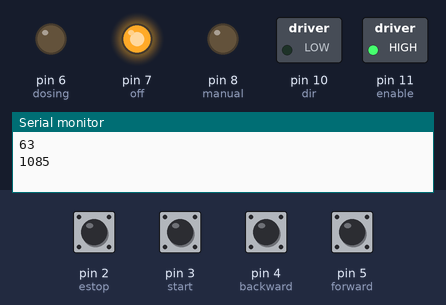
A sketch run on a simulated Arduino Uno, built with avr-gcc and run on an emulated ATmega328P. Parts: switched loads named in the sketch (green lamp = pin HIGH), output pins drawn as LEDs (lit = HIGH), the last lines printed to the serial monitor. Inputs (shaded band) come from the test bench; at power-on: pin 2 (estop), pin 3 (start), pin 4 (backward), pin 5 (forward) HIGH. Pins used as bus, display or sensor lines are not drawn.

Above: at 2.2 s.
2.3 s: pin 3 (start) pulled LOW for 0.15 s
At 2.8 s:
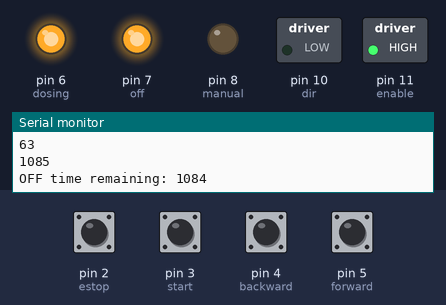
3.9 s: pin 2 (estop) pulled LOW for 1 s
At 5.5 s:
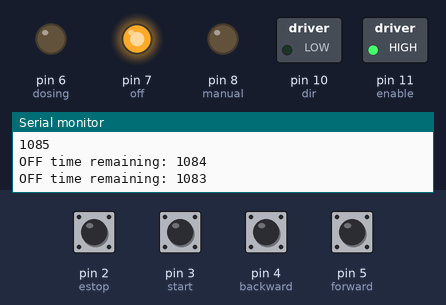
6.4 s: pin 4 (backward) pulled LOW for 0.15 s
At 7.1 s:
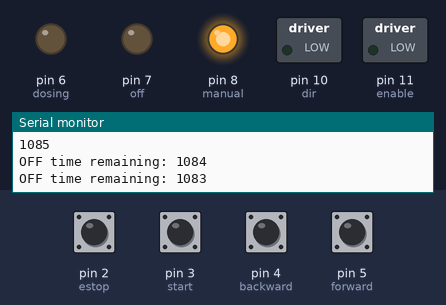
8.0 s: pin 5 (forward) pulled LOW for 0.15 s
At 9.2 s:
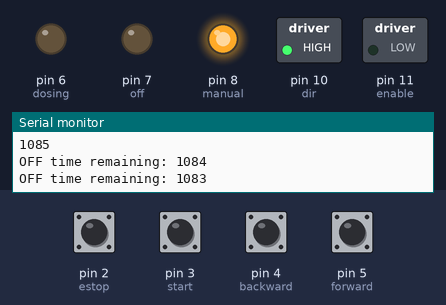
9.6 s: pin 2 (estop) pulled LOW for 0.15 s
At 10.6 s:
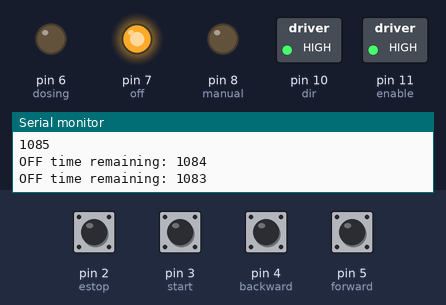
11.2 s: pin 3 (start) pulled LOW for 1 s
At 11.9 s:
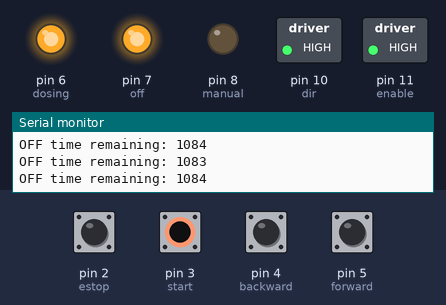
Timing chart, 0 to 14.2 s (numbered marks = the images above; inputs shaded):
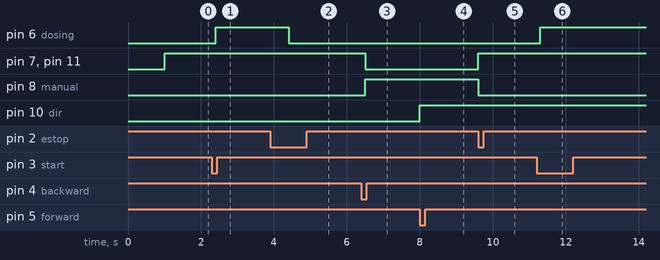

Measured:
- after the input at 2.3 s, pin 6 (dosing): LOW → HIGH after 0.10 s
- after the input at 3.9 s, pin 6 (dosing): HIGH → LOW after 0.50 s
- after the input at 6.4 s, pin 7 (off), pin 11 (enable): HIGH → LOW after 0.10 s; pin 8 (manual): LOW → HIGH after 0.10 s
- after the input at 8.0 s, pin 10 (dir): LOW → HIGH at once
- after the input at 9.6 s, pin 7 (off), pin 11 (enable): LOW → HIGH at once; pin 8 (manual): HIGH → LOW at once
- after the input at 11.2 s, pin 6 (dosing): LOW → HIGH after 0.10 s

The sketch:

Doser.ino
```cpp
// USER-----
int Total_Print_Volume = 427;  // mililiters
long Total_Print_Time = 34440; // seconds
int Number_Of_Doses = 30;      // times pump is turned on
float Dose_Flow_Rate = .225;   // ml/s
bool default_dir = true;       // flip what direction "forward" is
//----------

float dose_volume = (float)Total_Print_Volume / Number_Of_Doses;
long dose_time = round(dose_volume / Dose_Flow_Rate);
long off_time =
    round(((float)Total_Print_Time - ((float)Number_Of_Doses * dose_time)) /
          Number_Of_Doses);

long timer = 0;
long pulse = 0;
int doses_count = 0;

byte state = 0; // 0 = off, 1 = manual, 2 = dosing off time, 3 = dosing

byte start = 3;    // pin for start button
byte estop = 2;    // pin for estop button
byte forward = 5;  // pin for forward button
byte backward = 4; // pin for backward button
byte manual = 8;   // pin for manual light
byte dosing = 6;   // pin for dosing light
byte off = 7;      // pin for off light
byte mstep = 9;    // pin for mstep motor
byte dir = 10;     // pin for direction motor
byte enable = 11;  // pin for enable motor

void setup() {
  pinMode(start, INPUT_PULLUP);
  pinMode(estop, INPUT_PULLUP);
  pinMode(forward, INPUT_PULLUP);
  pinMode(backward, INPUT_PULLUP);
  pinMode(manual, OUTPUT);
  pinMode(dosing, OUTPUT);
  pinMode(off, OUTPUT);
  pinMode(mstep, OUTPUT);
  pinMode(dir, OUTPUT);
  pinMode(enable, OUTPUT);
  Serial.begin(9600);
  delay(1000);
  Serial.println(dose_time);
  Serial.println(off_time);
}

void loop() {
  if (state == 0) { // off
    digitalWrite(manual, LOW);
    digitalWrite(dosing, LOW);
    digitalWrite(off, HIGH);
    digitalWrite(enable, HIGH);
    if (!digitalRead(start)) {
      state = 2;
      timer = 0;
      doses_count = 0;
    }
    if (!digitalRead(forward)) {
      state = 1;
    }
    if (!digitalRead(backward)) {
      state = 1;
    }
    delay(100);
  } else if (state == 1) { // manual
    digitalWrite(manual, HIGH);
    digitalWrite(dosing, LOW);
    digitalWrite(off, LOW);
    digitalWrite(enable, LOW);
    if (!digitalRead(estop)) {
      state = 0;
      return;
    }
    if (!digitalRead(forward)) {
      digitalWrite(dir, default_dir);
      do {
        digitalWrite(mstep, HIGH);
        delay(1);
        digitalWrite(mstep, LOW);
        delay(1);
      } while (!digitalRead(forward));
    }
    if (!digitalRead(backward)) {
      digitalWrite(dir, !default_dir);
      do {
        digitalWrite(mstep, HIGH);
        delay(1);
        digitalWrite(mstep, LOW);
        delay(1);
      } while (!digitalRead(backward));
    }
  }

  else if (state == 2) { // dosing off time
    digitalWrite(manual, LOW);
    digitalWrite(dosing, HIGH);
    digitalWrite(off, HIGH);
    digitalWrite(enable, HIGH);
    if (!digitalRead(estop)) {
      state = 0;
      return;
    }
    if (timer < off_time) {
      timer++;
      Serial.print("OFF time remaining: ");
      Serial.println(off_time - timer);
      delay(1000);
    } else {
      state = 3;
      timer = 0;
    }
  }
  if (state == 3) { // dosing
    digitalWrite(manual, HIGH);
    digitalWrite(dosing, HIGH);
    digitalWrite(off, LOW);
    digitalWrite(enable, LOW);
    digitalWrite(dir, default_dir);
    if (timer < dose_time) {
      timer++;
      Serial.print("DOSE time remaining: ");
      Serial.println(dose_time - timer);
      do { // based on 10milisec pules on mstepper
        digitalWrite(mstep, HIGH);
        delay(1);
        digitalWrite(mstep, LOW);
        delay(1);
        pulse++;

        if (!digitalRead(estop)) {
          state = 0;
          return;
        }
      } while (pulse < 500);
      pulse = 0;
    } else {
      state = 2;
      timer = 0;
      doses_count++;
      if (doses_count == Number_Of_Doses) {
        state = 0;
      }
    }
  }
}
```
